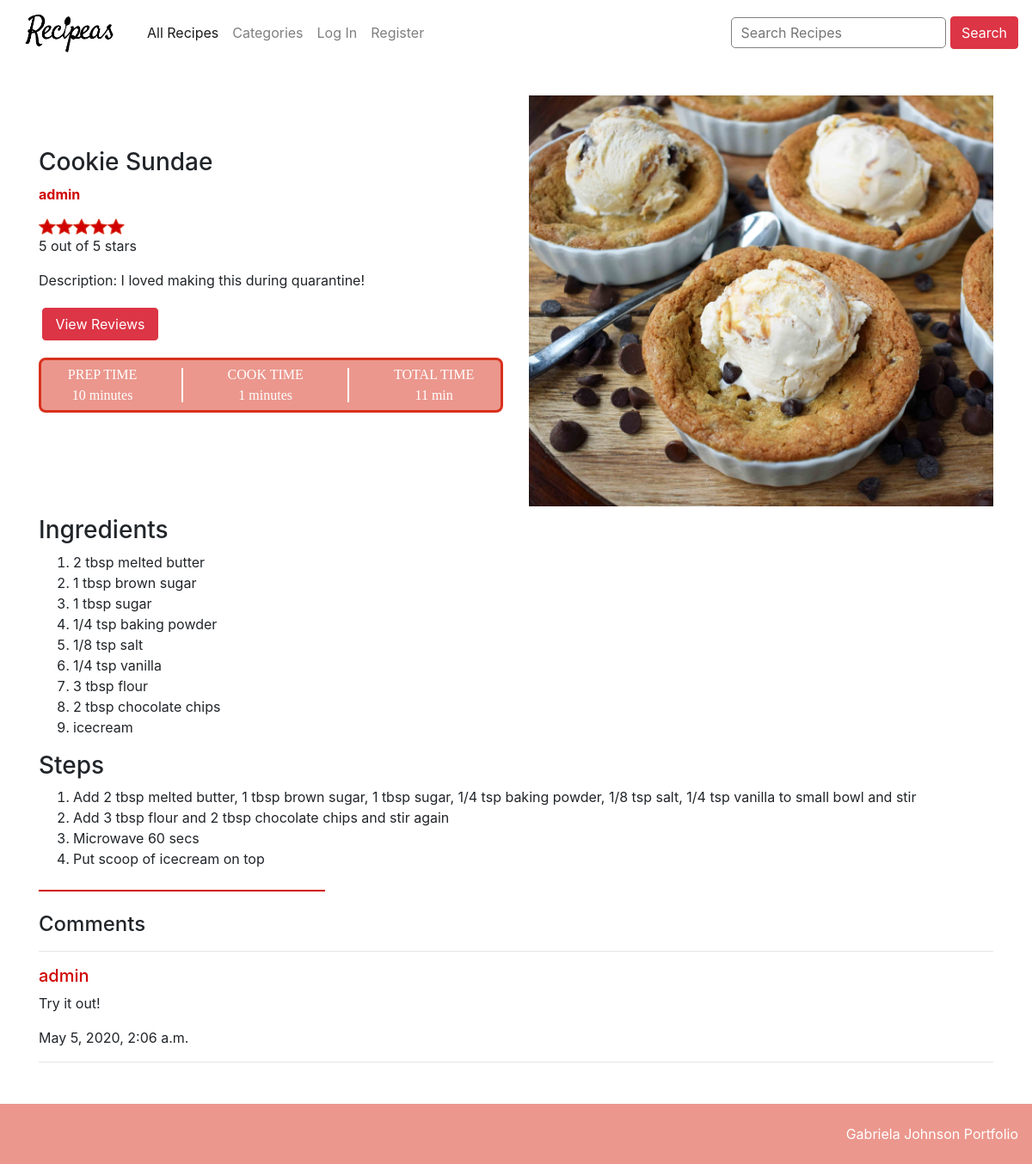
The page /recipe/4 on the database its author committed.
### recipes/models.py (models this page shows, shortened)
class Recipe(models.Model):
    user = models.ForeignKey("User", on_delete=models.CASCADE, related_name="recipes")
    title = models.CharField(max_length=64)
    image = models.ImageField(upload_to='static/images/')
    description = models.TextField(blank=True)
    preptime_initial = models.CharField(max_length=64, validators=[validate_duration])
    preptime = models.CharField(max_length=64)
    cooktime_initial = models.CharField(max_length=64, validators=[validate_duration])
    cooktime = models.CharField(max_length=64)
    total_time = models.IntegerField()
    servings = models.IntegerField()
    ingredients = models.TextField()
    ingredients_length = models.IntegerField()
    steps = models.TextField()
    timestamp = models.DateTimeField(auto_now_add=True)
    category = models.ManyToManyField(Category)
    public = models.BooleanField(default=True)
    inspiration = models.ForeignKey("Recipe", on_delete=models.CASCADE, related_name="recipe_inspiration", blank=True, null=True)

class User(AbstractUser):
    pass

class Comment(models.Model):
    user = models.ForeignKey("User", on_delete=models.CASCADE, related_name="comments")
    recipe = models.ForeignKey("Recipe", on_delete=models.CASCADE, related_name="recipe_comments")
    comment = models.TextField()
    timestamp = models.DateTimeField(auto_now_add=True)

### recipes/views.py (the view)
# urls.py: path("recipe/<int:recipe_id>", views.view_recipe, name="viewrecipe"),
def view_recipe(request, recipe_id):
    try:
        recipe = Recipe.objects.get(id=recipe_id)
        commentForm = NewCommentForm()
        reviewForm = NewReviewForm()
        addToListForm = AddToListForm()
        user = request.user
        if(user.is_authenticated):
            addToListForm.fields['name'].queryset = RecipeList.objects.filter(user=request.user).values_list('name', flat=True)
        comments = Comment.objects.filter(recipe=recipe_id).order_by("-timestamp")
        reviews = Review.objects.filter(recipe=recipe_id).order_by("-timestamp")
        starReview = 0
        totalTime = 0
        if(len(reviews) != 0):
            for review in reviews:
                starReview += review.rating
            starReview = round(starReview/len(reviews), 2)
            starReviewGraphic = starReview*20
            if starReview.is_integer():
                starReview = int(starReview)
        else:
            starReviewGraphic = 0
        if(recipe.total_time > 60):
            if(recipe.total_time > 120):
                totalTime = str(int(recipe.total_time/60)) + " hours" + str(recipe.total_time%60) + " min"
            totalTime = str(int(recipe.total_time/60)) + " hour " + str(recipe.total_time%60) + " min"
        else:
            totalTime = str(recipe.total_time) + " min"
        return render(request, "recipes/recipe.html", {
                "recipe": recipe,
                "commentForm": commentForm,
                "comments": comments,
                "reviewForm": reviewForm,
                "reviews": reviews,
                "starReview": starReview,
                "starReviewGraphic": starReviewGraphic,
                "addToListForm": addToListForm,
                "totalTime": totalTime
        })
    except Recipe.DoesNotExist:
        return JsonResponse({"error": "Recipe not found."}, status=404)

### recipes/views.py
class NewCommentForm(ModelForm):
    class Meta:
        model = Comment
        exclude = ['user', 'timestamp', 'recipe']
        widgets = {
            'comment': forms.Textarea(attrs={'rows': '3'})
        }
        labels = {
            'comment': ''
        }
    def __init__(self, *args, **kwargs):
        super(NewCommentForm, self).__init__(*args, **kwargs)
        for visible in self.visible_fields():
            visible.field.widget.attrs["class"] = "form-control"

class NewReviewForm(ModelForm):
    class Meta:
        model = Review
        exclude = ['user', 'timestamp', 'recipe', 'rating']
        widgets = {
            'review': forms.Textarea(attrs={'rows': '3'}),
        }
    def __init__(self, *args, **kwargs):
        super(NewReviewForm, self).__init__(*args, **kwargs)
        for visible in self.visible_fields():
            visible.field.widget.attrs["class"] = "form-control"

### recipes/templatetags/recipes_extras.py (called while the page is built)
@register.filter
@stringfilter
def formatlines(value):
    stringValue = value
    stringValue = re.sub(r"(^.*)", r"<li>\1</li>", stringValue, 0, re.MULTILINE)
    return stringValue

### recipes/templates/recipes/recipe.html (shortened to what this page needs)
{% extends "recipes/layout.html" %}
{% load static %}
{% load recipes_extras %}
{% block body %}
    <div class = "container recipe">
    	<div class="row flex-sm-row-reverse">
    	<div class="col-md-6 main-image"><img src="/{{recipe.image}}"/></div>
    	<div class = "col-md-6 recipe-details">
    		<h3>{{recipe.title}}</h3>
    		<p class="card-title recipe-creator"><a href="{% url 'profile' recipe.user.id %}">{{recipe.user}}</a></p>
    		{% if starReview == 0 %}
    			<p>No reviews have been made</p>
    		{% else %}
    			<img id="star-rating" src="{% static 'images/star-ratings.png' %}" style="background:linear-gradient(90deg, #d00000 0%, #d00000 {{starReviewGraphic}}%, transparent {{starReviewGraphic}}%)">
    			<p>{{ starReview }} out of 5 stars</p>
    		{% endif %}
    		<div>Description: {{recipe.description}}</div>
    		<div class = "my-3">
    			<button id="view-reviews-button" class = "btn btn-danger m-1 col-sm-12 col-md-3">View Reviews</button>
    		</div>
    		<div class = "time-banner mb-5">
        		<div><p>PREP TIME</p><p>{{recipe.preptime}}</p></div>
        		<div class="line"></div>
        		<div><p>COOK TIME</p><p>{{recipe.cooktime}}</p></div>
        		<div class="line"></div>
        		<div><p>TOTAL TIME</p><p>{{totalTime}}</p></div>
       		</div>
    	</div>
    	</div>
        <h3>Ingredients</h3>
       	<ol>
            {% autoescape off %}
                {{recipe.ingredients|formatlines}}
            {% endautoescape %}
        </ol>
        <h3>Steps</h3>
        <ol>
        {% autoescape off %}
        	{{recipe.steps|formatlines}}
        {% endautoescape %}
        </ol>
        <div class = "recipe-inspiration line my-4"></div>
        <h4>Comments</h4>
        <hr>
	    <div class = "comments">
	    	{% for comment in comments %}
	    		<div>
	    			<h5 class="user"><a href="{% url 'profile' comment.user.id %}">{{comment.user}}</a></h5>
	    			<p>{{ comment.comment }}</p>
	    			<p>{{ comment.timestamp }}</p>
	    		</div>
	    		<hr>
	    	{% endfor %}
	    </div>
    </div>
{% endblock %}

### recipes/static/recipes/styles.css (style rules this page uses)
:root { --mainRed: #d00000; --lightMainRed: rgba(216,49,29,0.50); }
html { scroll-padding-top: 140px; }
html, body { height:100%; }
body { min-height:100%; }
img { width:100%; }
#star-rating { width: 100px; }
.recipe .recipe-details { margin: auto; }
.recipe .main-image { height: 500px; overflow: hidden; display: flex; justify-content: center; align-items: center; }
.recipe .recipe-creator a { color: var(--mainRed); font-weight: bold; }
.recipe .time-banner { background: var(--lightMainRed); border: 3px solid #D8311D; border-radius: 8px; font-family: Calibri-Bold; font-size: 1rem; color: #FFFFFF; letter-spacing: 0; text-align: center; display:flex; justify-content: space-around; align-items: center; padding: 5px; }
.recipe .time-banner p, .recipe .time-banner div p { margin: 0; text-align: center; }
.recipe .time-banner .line { height: 40px; border: 1px solid #FFFFFF; }
.recipe-inspiration.line { border: 1px solid var(--mainRed); width: 30%; }
.recipe .comments .user a { color: var(--mainRed); }

### rows shown on the page
Recipe: image (picture), title "Cookie Sundae", user "admin", description "I loved making this during quarantine!", preptime "10 minutes", cooktime "1 minutes", ingredients "2 tbsp melted butter 1 tbsp brown sugar 1 tbsp sugar 1/4 tsp baking powder 1/8 tsp salt 1/4 tsp vanilla 3 tbsp flour 2 tbsp chocolate chips icecream", steps "Add 2 tbsp melted butter, 1 tbsp brown sugar, 1 tbsp sugar, 1/4 tsp baking powder, 1/8 tsp salt, 1/4 tsp vanilla to small bowl and stir Add 3 tbsp flour and 2 tbsp chocolate chips and stir again Microwave 60 secs Put scoop of icecream on top"
Comment: user "admin", comment "Try it out!", timestamp "May 5, 2020, 2:06 a.m."

### other values the page prints
{{ starReview }} "5"
{{ totalTime }} "11 min"
